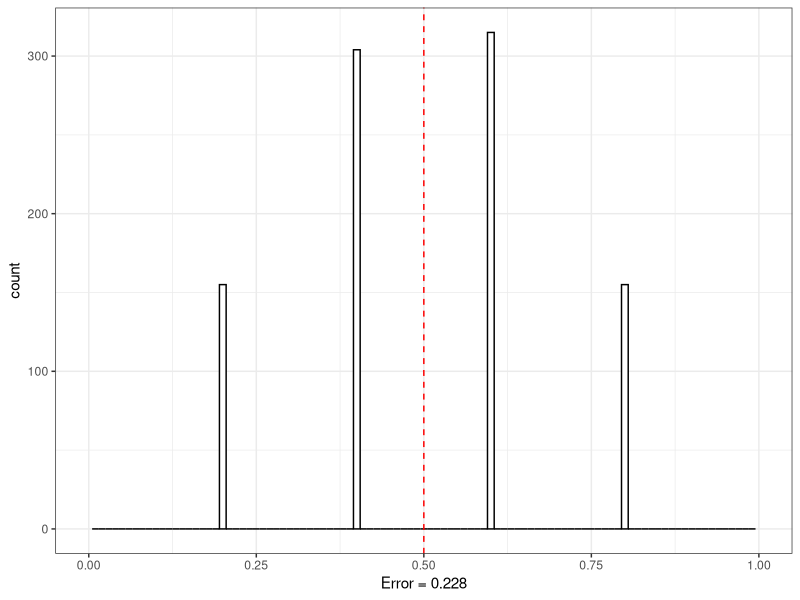

Here is the R script that generated this plot:
## ---- chunk 1
knitr::opts_chunk$set(echo = FALSE, message = FALSE, warning = FALSE, error = FALSE)

library(ggplot2)
library(dplyr)
library(tidyr)
library(tibble)

## ---- chunk 2

true_prob <- 0.5 # Истинная вероятность

print(true_prob)
## ---- chunk 3

n_patients_1 <- 5 # Количество добровольцев 

my_group <- rbinom(n_patients_1, 1, true_prob) # Результаты добровольцев
print(my_group)

sample_prob_1 <- sum(my_group)/length(my_group)
print(sample_prob_1)

## ---- chunk 4

n_patients <- 5 # Количество добровольцев 

n_repeats <- 1000 # Количество повторений эксперимента

df_all_repeats <- data.frame(
  n_exp = rep(1:n_repeats, each = n_patients),
  ID = rep(1:n_patients, n_repeats),
  success = rbinom(n_repeats*n_patients, 1, true_prob)
)

## ---- chunk 5

df_sample_prob <- df_all_repeats %>% 
  group_by(n_exp) %>% 
  dplyr::summarise(sample_prob = sum(success)/length(success)) %>% 
  ungroup()

# Назовем "ошибкой оценки вероятности" дисперсию выборочных вероятностей
prob_error <- sqrt(mean((df_sample_prob$sample_prob - true_prob)^2) )

# Посмотрим, как это выглядит на графике

ggplot(df_sample_prob, aes(x = sample_prob)) +
  geom_histogram(color = 'black', fill = 'white', binwidth = 0.01) +
  geom_vline(xintercept = true_prob, linetype = "dashed", colour = "red") +
  xlab(paste("Error =",round(prob_error,3))) + xlim(0,1) +
  theme_bw()
## ---- chunk 6

# Соберем все из двух предыдущих чанков в одну функцию

generate_prob_error <- function(n_patients, true_prob) {
  n_repeats = 1000
  
  df_all_repeats <- data.frame(
    n_exp = rep(1:n_repeats, each = n_patients),
    ID = rep(1:n_patients, n_repeats),
    success = rbinom(n_repeats*n_patients, 1, true_prob))

  df_sample_prob <- df_all_repeats %>% 
  group_by(n_exp) %>% 
  dplyr::summarise(sample_prob = sum(success)/length(success)) %>% 
  ungroup()

  prob_error <- sqrt(mean((df_sample_prob$sample_prob - true_prob)^2) )

  return(prob_error)
}


patients <- c(3,5,10,15,20,30,50,75,100,200,500,1000) # Объемы выборок
probs <- seq(0.1,0.9,0.1) # набор истинных вероятностей

# Сгенерируем одну большую табличку

prob_errors <- crossing(patients, probs) %>% 
  rowwise() %>%
  mutate(errors = generate_prob_error(patients, probs)) %>%
  ungroup

prob_errors_wide <- prob_errors %>% pivot_wider(names_from = probs, values_from = errors)

# Вообще, для наглядности было бы хорошо еще нарисовать графиков, но уже нет сил, прошу прощения. 
# Словесное описание найденных закономерностей см. в общем файле с решением ДЗ.
